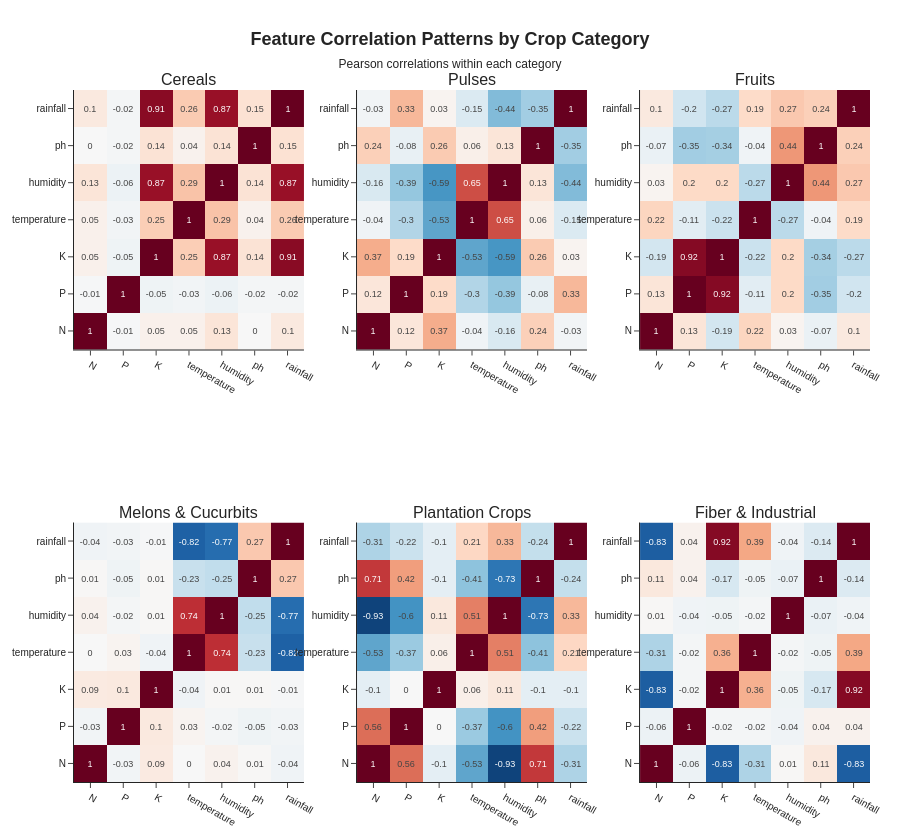

Notebook source saved alongside this figure:
### Markdown cell above
#### Intra-Category Correlation Patterns

### Code cell
# Per-category Pearson correlation heatmaps to reveal crop-specific interactions
def plot_class_correlations(df, features, categories, n_cols=3):
    n_cats = len(categories)
    n_rows = (n_cats + n_cols - 1) // n_cols
    fig = make_subplots(rows=n_rows, cols=n_cols, subplot_titles=categories)

    for idx, cat in enumerate(categories):
        subset = df[df['category'] == cat][features]
        corr   = subset.corr().round(2)
        r, c   = divmod(idx, n_cols)

        fig.add_trace(
            go.Heatmap(
                z=corr.values, x=features, y=features,
                colorscale='RdBu_r', zmid=0, showscale=False,
                text=corr.values, texttemplate='%{text}', textfont=dict(size=9)
            ),
            row=r+1, col=c+1
        )

    fig.update_layout(
        title=dict(
            text=(
                "<b>Feature Correlation Patterns by Crop Category</b><br>"
                "<span style='font-size:12px'>Pearson correlations within each category</span>"
            ),
            x=0.5, xanchor='center', font=dict(size=18, family='Arial')
        ),
        template='simple_white', height=420*n_rows, width=900,
        font=dict(family='Arial', size=10),
        margin=dict(l=50, r=30, t=90, b=50)
    )
    fig.show()

plot_class_correlations(df, features, cat_names)

### Figure 1 — Plotly figure (JSON) as saved in the notebook; plotly's stock layout.template omitted (floating-point values rounded to 4 significant figures)
{"data": [{"colorscale": [[0, "rgb(5,48,97)"], [0.1, "rgb(33,102,172)"], [0.2, "rgb(67,147,195)"], [0.3, "rgb(146,197,222)"], [0.4, "rgb(209,229,240)"], [0.5, "rgb(247,247,247)"], [0.6, "rgb(253,219,199)"], [0.7, "rgb(244,165,130)"], [0.8, "rgb(214,96,77)"], [0.9, "rgb(178,24,43)"], [1, "rgb(103,0,31)"]], "showscale": false, "text": [[1.0, -0.01, 0.05, 0.05, 0.13, -0.0, 0.1], [-0.01, 1.0, -0.05, -0.03, -0.06, -0.02, -0.02], [0.05, -0.05, 1.0, 0.25, 0.87, 0.14, 0.91], [0.05, -0.03, 0.25, 1.0, 0.29, 0.04, 0.26], [0.13, -0.06, 0.87, 0.29, 1.0, 0.14, 0.87], [-0.0, -0.02, 0.14, 0.04, 0.14, 1.0, 0.15], [0.1, -0.02, 0.91, 0.26, 0.87, 0.15, 1.0]], "textfont": {"size": 9}, "texttemplate": "%{text}", "type": "heatmap", "x": ["N", "P", "K", "temperature", "humidity", "ph", "rainfall"], "xaxis": "x", "y": ["N", "P", "K", "temperature", "humidity", "ph", "rainfall"], "yaxis": "y", "z": [[1.0, -0.01, 0.05, 0.05, 0.13, -0.0, 0.1], [-0.01, 1.0, -0.05, -0.03, -0.06, -0.02, -0.02], [0.05, -0.05, 1.0, 0.25, 0.87, 0.14, 0.91], [0.05, -0.03, 0.25, 1.0, 0.29, 0.04, 0.26], [0.13, -0.06, 0.87, 0.29, 1.0, 0.14, 0.87], [-0.0, -0.02, 0.14, 0.04, 0.14, 1.0, 0.15], [0.1, -0.02, 0.91, 0.26, 0.87, 0.15, 1.0]], "zmid": 0}, {"colorscale": [[0, "rgb(5,48,97)"], [0.1, "rgb(33,102,172)"], [0.2, "rgb(67,147,195)"], [0.3, "rgb(146,197,222)"], [0.4, "rgb(209,229,240)"], [0.5, "rgb(247,247,247)"], [0.6, "rgb(253,219,199)"], [0.7, "rgb(244,165,130)"], [0.8, "rgb(214,96,77)"], [0.9, "rgb(178,24,43)"], [1, "rgb(103,0,31)"]], "showscale": false, "text": [[1.0, 0.12, 0.37, -0.04, -0.16, 0.24, -0.03], [0.12, 1.0, 0.19, -0.3, -0.39, -0.08, 0.33], [0.37, 0.19, 1.0, -0.53, -0.59, 0.26, 0.03], [-0.04, -0.3, -0.53, 1.0, 0.65, 0.06, -0.15], [-0.16, -0.39, -0.59, 0.65, 1.0, 0.13, -0.44], [0.24, -0.08, 0.26, 0.06, 0.13, 1.0, -0.35], [-0.03, 0.33, 0.03, -0.15, -0.44, -0.35, 1.0]], "textfont": {"size": 9}, "texttemplate": "%{text}", "type": "heatmap", "x": ["N", "P", "K", "temperature", "humidity", "ph", "rainfall"], "xaxis": "x2", "y": ["N", "P", "K", "temperature", "humidity", "ph", "rainfall"], "yaxis": "y2", "z": [[1.0, 0.12, 0.37, -0.04, -0.16, 0.24, -0.03], [0.12, 1.0, 0.19, -0.3, -0.39, -0.08, 0.33], [0.37, 0.19, 1.0, -0.53, -0.59, 0.26, 0.03], [-0.04, -0.3, -0.53, 1.0, 0.65, 0.06, -0.15], [-0.16, -0.39, -0.59, 0.65, 1.0, 0.13, -0.44], [0.24, -0.08, 0.26, 0.06, 0.13, 1.0, -0.35], [-0.03, 0.33, 0.03, -0.15, -0.44, -0.35, 1.0]], "zmid": 0}, {"colorscale": [[0, "rgb(5,48,97)"], [0.1, "rgb(33,102,172)"], [0.2, "rgb(67,147,195)"], [0.3, "rgb(146,197,222)"], [0.4, "rgb(209,229,240)"], [0.5, "rgb(247,247,247)"], [0.6, "rgb(253,219,199)"], [0.7, "rgb(244,165,130)"], [0.8, "rgb(214,96,77)"], [0.9, "rgb(178,24,43)"], [1, "rgb(103,0,31)"]], "showscale": false, "text": [[1.0, 0.13, -0.19, 0.22, 0.03, -0.07, 0.1], [0.13, 1.0, 0.92, -0.11, 0.2, -0.35, -0.2], [-0.19, 0.92, 1.0, -0.22, 0.2, -0.34, -0.27], [0.22, -0.11, -0.22, 1.0, -0.27, -0.04, 0.19], [0.03, 0.2, 0.2, -0.27, 1.0, 0.44, 0.27], [-0.07, -0.35, -0.34, -0.04, 0.44, 1.0, 0.24], [0.1, -0.2, -0.27, 0.19, 0.27, 0.24, 1.0]], "textfont": {"size": 9}, "texttemplate": "%{text}", "type": "heatmap", "x": ["N", "P", "K", "temperature", "humidity", "ph", "rainfall"], "xaxis": "x3", "y": ["N", "P", "K", "temperature", "humidity", "ph", "rainfall"], "yaxis": "y3", "z": [[1.0, 0.13, -0.19, 0.22, 0.03, -0.07, 0.1], [0.13, 1.0, 0.92, -0.11, 0.2, -0.35, -0.2], [-0.19, 0.92, 1.0, -0.22, 0.2, -0.34, -0.27], [0.22, -0.11, -0.22, 1.0, -0.27, -0.04, 0.19], [0.03, 0.2, 0.2, -0.27, 1.0, 0.44, 0.27], [-0.07, -0.35, -0.34, -0.04, 0.44, 1.0, 0.24], [0.1, -0.2, -0.27, 0.19, 0.27, 0.24, 1.0]], "zmid": 0}, {"colorscale": [[0, "rgb(5,48,97)"], [0.1, "rgb(33,102,172)"], [0.2, "rgb(67,147,195)"], [0.3, "rgb(146,197,222)"], [0.4, "rgb(209,229,240)"], [0.5, "rgb(247,247,247)"], [0.6, "rgb(253,219,199)"], [0.7, "rgb(244,165,130)"], [0.8, "rgb(214,96,77)"], [0.9, "rgb(178,24,43)"], [1, "rgb(103,0,31)"]], "showscale": false, "text": [[1.0, -0.03, 0.09, -0.0, 0.04, 0.01, -0.04], [-0.03, 1.0, 0.1, 0.03, -0.02, -0.05, -0.03], [0.09, 0.1, 1.0, -0.04, 0.01, 0.01, -0.01], [-0.0, 0.03, -0.04, 1.0, 0.74, -0.23, -0.82], [0.04, -0.02, 0.01, 0.74, 1.0, -0.25, -0.77], [0.01, -0.05, 0.01, -0.23, -0.25, 1.0, 0.27], [-0.04, -0.03, -0.01, -0.82, -0.77, 0.27, 1.0]], "textfont": {"size": 9}, "texttemplate": "%{text}", "type": "heatmap", "x": ["N", "P", "K", "temperature", "humidity", "ph", "rainfall"], "xaxis": "x4", "y": ["N", "P", "K", "temperature", "humidity", "ph", "rainfall"], "yaxis": "y4", "z": [[1.0, -0.03, 0.09, -0.0, 0.04, 0.01, -0.04], [-0.03, 1.0, 0.1, 0.03, -0.02, -0.05, -0.03], [0.09, 0.1, 1.0, -0.04, 0.01, 0.01, -0.01], [-0.0, 0.03, -0.04, 1.0, 0.74, -0.23, -0.82], [0.04, -0.02, 0.01, 0.74, 1.0, -0.25, -0.77], [0.01, -0.05, 0.01, -0.23, -0.25, 1.0, 0.27], [-0.04, -0.03, -0.01, -0.82, -0.77, 0.27, 1.0]], "zmid": 0}, {"colorscale": [[0, "rgb(5,48,97)"], [0.1, "rgb(33,102,172)"], [0.2, "rgb(67,147,195)"], [0.3, "rgb(146,197,222)"], [0.4, "rgb(209,229,240)"], [0.5, "rgb(247,247,247)"], [0.6, "rgb(253,219,199)"], [0.7, "rgb(244,165,130)"], [0.8, "rgb(214,96,77)"], [0.9, "rgb(178,24,43)"], [1, "rgb(103,0,31)"]], "showscale": false, "text": [[1.0, 0.56, -0.1, -0.53, -0.93, 0.71, -0.31], [0.56, 1.0, 0.0, -0.37, -0.6, 0.42, -0.22], [-0.1, 0.0, 1.0, 0.06, 0.11, -0.1, -0.1], [-0.53, -0.37, 0.06, 1.0, 0.51, -0.41, 0.21], [-0.93, -0.6, 0.11, 0.51, 1.0, -0.73, 0.33], [0.71, 0.42, -0.1, -0.41, -0.73, 1.0, -0.24], [-0.31, -0.22, -0.1, 0.21, 0.33, -0.24, 1.0]], "textfont": {"size": 9}, "texttemplate": "%{text}", "type": "heatmap", "x": ["N", "P", "K", "temperature", "humidity", "ph", "rainfall"], "xaxis": "x5", "y": ["N", "P", "K", "temperature", "humidity", "ph", "rainfall"], "yaxis": "y5", "z": [[1.0, 0.56, -0.1, -0.53, -0.93, 0.71, -0.31], [0.56, 1.0, 0.0, -0.37, -0.6, 0.42, -0.22], [-0.1, 0.0, 1.0, 0.06, 0.11, -0.1, -0.1], [-0.53, -0.37, 0.06, 1.0, 0.51, -0.41, 0.21], [-0.93, -0.6, 0.11, 0.51, 1.0, -0.73, 0.33], [0.71, 0.42, -0.1, -0.41, -0.73, 1.0, -0.24], [-0.31, -0.22, -0.1, 0.21, 0.33, -0.24, 1.0]], "zmid": 0}, {"colorscale": [[0, "rgb(5,48,97)"], [0.1, "rgb(33,102,172)"], [0.2, "rgb(67,147,195)"], [0.3, "rgb(146,197,222)"], [0.4, "rgb(209,229,240)"], [0.5, "rgb(247,247,247)"], [0.6, "rgb(253,219,199)"], [0.7, "rgb(244,165,130)"], [0.8, "rgb(214,96,77)"], [0.9, "rgb(178,24,43)"], [1, "rgb(103,0,31)"]], "showscale": false, "text": [[1.0, -0.06, -0.83, -0.31, 0.01, 0.11, -0.83], [-0.06, 1.0, -0.02, -0.02, -0.04, 0.04, 0.04], [-0.83, -0.02, 1.0, 0.36, -0.05, -0.17, 0.92], [-0.31, -0.02, 0.36, 1.0, -0.02, -0.05, 0.39], [0.01, -0.04, -0.05, -0.02, 1.0, -0.07, -0.04], [0.11, 0.04, -0.17, -0.05, -0.07, 1.0, -0.14], [-0.83, 0.04, 0.92, 0.39, -0.04, -0.14, 1.0]], "textfont": {"size": 9}, "texttemplate": "%{text}", "type": "heatmap", "x": ["N", "P", "K", "temperature", "humidity", "ph", "rainfall"], "xaxis": "x6", "y": ["N", "P", "K", "temperature", "humidity", "ph", "rainfall"], "yaxis": "y6", "z": [[1.0, -0.06, -0.83, -0.31, 0.01, 0.11, -0.83], [-0.06, 1.0, -0.02, -0.02, -0.04, 0.04, 0.04], [-0.83, -0.02, 1.0, 0.36, -0.05, -0.17, 0.92], [-0.31, -0.02, 0.36, 1.0, -0.02, -0.05, 0.39], [0.01, -0.04, -0.05, -0.02, 1.0, -0.07, -0.04], [0.11, 0.04, -0.17, -0.05, -0.07, 1.0, -0.14], [-0.83, 0.04, 0.92, 0.39, -0.04, -0.14, 1.0]], "zmid": 0}], "layout": {"annotations": [{"font": {"size": 16}, "showarrow": false, "text": "Cereals", "x": 0.1444, "xanchor": "center", "xref": "paper", "y": 1, "yanchor": "bottom", "yref": "paper"}, {"font": {"size": 16}, "showarrow": false, "text": "Pulses", "x": 0.5, "xanchor": "center", "xref": "paper", "y": 1, "yanchor": "bottom", "yref": "paper"}, {"font": {"size": 16}, "showarrow": false, "text": "Fruits", "x": 0.8556, "xanchor": "center", "xref": "paper", "y": 1, "yanchor": "bottom", "yref": "paper"}, {"font": {"size": 16}, "showarrow": false, "text": "Melons & Cucurbits", "x": 0.1444, "xanchor": "center", "xref": "paper", "y": 0.375, "yanchor": "bottom", "yref": "paper"}, {"font": {"size": 16}, "showarrow": false, "text": "Plantation Crops", "x": 0.5, "xanchor": "center", "xref": "paper", "y": 0.375, "yanchor": "bottom", "yref": "paper"}, {"font": {"size": 16}, "showarrow": false, "text": "Fiber & Industrial", "x": 0.8556, "xanchor": "center", "xref": "paper", "y": 0.375, "yanchor": "bottom", "yref": "paper"}], "font": {"family": "Arial", "size": 10}, "height": 840, "margin": {"b": 50, "l": 50, "r": 30, "t": 90}, "title": {"font": {"family": "Arial", "size": 18}, "text": "<b>Feature Correlation Patterns by Crop Category</b><br><span style='font-size:12px'>Pearson correlations within each category</span>", "x": 0.5, "xanchor": "center"}, "width": 900, "xaxis": {"anchor": "y", "domain": [0, 0.2889]}, "xaxis2": {"anchor": "y2", "domain": [0.3556, 0.6444]}, "xaxis3": {"anchor": "y3", "domain": [0.7111, 1]}, "xaxis4": {"anchor": "y4", "domain": [0, 0.2889]}, "xaxis5": {"anchor": "y5", "domain": [0.3556, 0.6444]}, "xaxis6": {"anchor": "y6", "domain": [0.7111, 1]}, "yaxis": {"anchor": "x", "domain": [0.625, 1]}, "yaxis2": {"anchor": "x2", "domain": [0.625, 1]}, "yaxis3": {"anchor": "x3", "domain": [0.625, 1]}, "yaxis4": {"anchor": "x4", "domain": [0, 0.375]}, "yaxis5": {"anchor": "x5", "domain": [0, 0.375]}, "yaxis6": {"anchor": "x6", "domain": [0, 0.375]}}}
